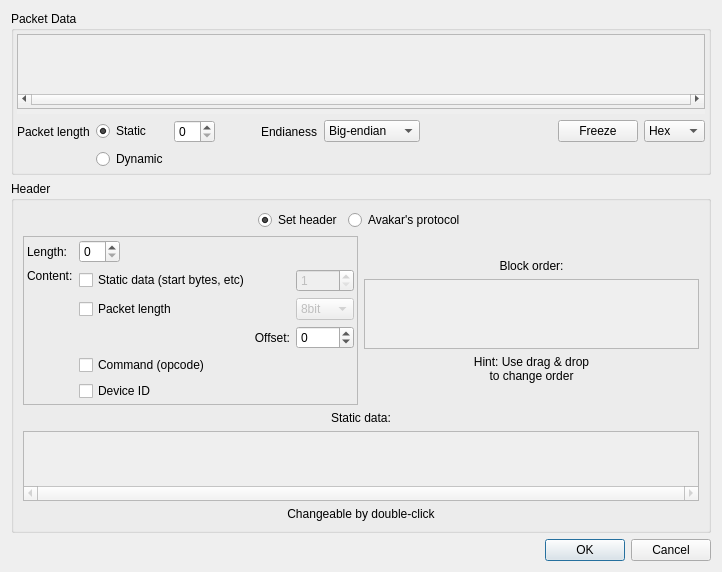
<?xml version="1.0" encoding="UTF-8"?>
<ui version="4.0">
 <class>SourceDialog</class>
 <widget class="QDialog" name="SourceDialog">
  <property name="geometry">
   <rect>
    <x>0</x>
    <y>0</y>
    <width>722</width>
    <height>558</height>
   </rect>
  </property>
  <property name="sizePolicy">
   <sizepolicy hsizetype="Fixed" vsizetype="Expanding">
    <horstretch>0</horstretch>
    <verstretch>0</verstretch>
   </sizepolicy>
  </property>
  <property name="windowTitle">
   <string>Source structure</string>
  </property>
  <layout class="QVBoxLayout" name="verticalLayout_4">
   <item>
    <widget class="QGroupBox" name="packet_group">
     <property name="title">
      <string>Packet Data</string>
     </property>
     <layout class="QVBoxLayout" name="verticalLayout_3">
      <property name="margin">
       <number>3</number>
      </property>
      <item>
       <widget class="QScrollArea" name="data_scroll">
        <property name="sizePolicy">
         <sizepolicy hsizetype="Expanding" vsizetype="Expanding">
          <horstretch>0</horstretch>
          <verstretch>0</verstretch>
         </sizepolicy>
        </property>
        <property name="styleSheet">
         <string notr="true">margin-bottom: 5px</string>
        </property>
        <property name="verticalScrollBarPolicy">
         <enum>Qt::ScrollBarAlwaysOff</enum>
        </property>
        <property name="horizontalScrollBarPolicy">
         <enum>Qt::ScrollBarAlwaysOn</enum>
        </property>
        <property name="widgetResizable">
         <bool>false</bool>
        </property>
        <widget class="QWidget" name="scrollAreaWidgetContents">
         <property name="geometry">
          <rect>
           <x>0</x>
           <y>0</y>
           <width>683</width>
           <height>62</height>
          </rect>
         </property>
        </widget>
       </widget>
      </item>
      <item>
       <layout class="QGridLayout" name="gridLayout_2">
        <item row="0" column="0">
         <widget class="QLabel" name="len_label">
          <property name="text">
           <string>Packet length</string>
          </property>
          <property name="alignment">
           <set>Qt::AlignLeading|Qt::AlignLeft|Qt::AlignVCenter</set>
          </property>
         </widget>
        </item>
        <item row="0" column="1">
         <widget class="QRadioButton" name="len_static">
          <property name="text">
           <string>Static</string>
          </property>
          <property name="checked">
           <bool>true</bool>
          </property>
         </widget>
        </item>
        <item row="0" column="2">
         <widget class="QSpinBox" name="len_box"/>
        </item>
        <item row="0" column="4">
         <widget class="QLabel" name="label_2">
          <property name="text">
           <string>Endianess</string>
          </property>
          <property name="alignment">
           <set>Qt::AlignLeading|Qt::AlignLeft|Qt::AlignVCenter</set>
          </property>
         </widget>
        </item>
        <item row="0" column="5">
         <widget class="QComboBox" name="endianBox">
          <item>
           <property name="text">
            <string>Big-endian</string>
           </property>
          </item>
          <item>
           <property name="text">
            <string>Little endian</string>
           </property>
          </item>
         </widget>
        </item>
        <item row="1" column="1">
         <widget class="QRadioButton" name="len_dynamic">
          <property name="text">
           <string>Dynamic</string>
          </property>
         </widget>
        </item>
        <item row="0" column="3">
         <spacer name="horizontalSpacer">
          <property name="orientation">
           <enum>Qt::Horizontal</enum>
          </property>
          <property name="sizeType">
           <enum>QSizePolicy::Fixed</enum>
          </property>
          <property name="sizeHint" stdset="0">
           <size>
            <width>40</width>
            <height>20</height>
           </size>
          </property>
         </spacer>
        </item>
        <item row="0" column="8">
         <widget class="QComboBox" name="fmt_combo">
          <item>
           <property name="text">
            <string>Hex</string>
           </property>
          </item>
          <item>
           <property name="text">
            <string>Byte</string>
           </property>
          </item>
          <item>
           <property name="text">
            <string>String</string>
           </property>
          </item>
         </widget>
        </item>
        <item row="0" column="6">
         <spacer name="horizontalSpacer_2">
          <property name="orientation">
           <enum>Qt::Horizontal</enum>
          </property>
          <property name="sizeHint" stdset="0">
           <size>
            <width>40</width>
            <height>20</height>
           </size>
          </property>
         </spacer>
        </item>
        <item row="0" column="7">
         <widget class="QPushButton" name="freezeBtn">
          <property name="text">
           <string>Freeze</string>
          </property>
          <property name="checkable">
           <bool>true</bool>
          </property>
          <property name="checked">
           <bool>false</bool>
          </property>
         </widget>
        </item>
       </layout>
      </item>
     </layout>
    </widget>
   </item>
   <item>
    <widget class="QGroupBox" name="header_group">
     <property name="title">
      <string>Header</string>
     </property>
     <layout class="QVBoxLayout" name="verticalLayout_6">
      <item>
       <layout class="QHBoxLayout" name="horizontalLayout_2">
        <item>
         <spacer name="horizontalSpacer_4">
          <property name="orientation">
           <enum>Qt::Horizontal</enum>
          </property>
          <property name="sizeHint" stdset="0">
           <size>
            <width>40</width>
            <height>20</height>
           </size>
          </property>
         </spacer>
        </item>
        <item>
         <widget class="QRadioButton" name="radioNormalHeader">
          <property name="toolTip">
           <string>You most likely want this.</string>
          </property>
          <property name="whatsThis">
           <string>You most likely want this.</string>
          </property>
          <property name="text">
           <string>Set header</string>
          </property>
          <property name="checked">
           <bool>true</bool>
          </property>
         </widget>
        </item>
        <item>
         <widget class="QRadioButton" name="radioAvakar">
          <property name="text">
           <string>Avakar's protocol</string>
          </property>
         </widget>
        </item>
        <item>
         <spacer name="horizontalSpacer_5">
          <property name="orientation">
           <enum>Qt::Horizontal</enum>
          </property>
          <property name="sizeHint" stdset="0">
           <size>
            <width>40</width>
            <height>20</height>
           </size>
          </property>
         </spacer>
        </item>
       </layout>
      </item>
      <item>
       <widget class="QStackedWidget" name="stackedWidget">
        <property name="currentIndex">
         <number>0</number>
        </property>
        <widget class="QWidget" name="page">
         <layout class="QVBoxLayout" name="verticalLayout">
          <property name="margin">
           <number>0</number>
          </property>
          <item>
           <layout class="QHBoxLayout" name="horizontalLayout_3">
            <item>
             <widget class="QFrame" name="frame">
              <property name="frameShape">
               <enum>QFrame::StyledPanel</enum>
              </property>
              <property name="frameShadow">
               <enum>QFrame::Raised</enum>
              </property>
              <layout class="QVBoxLayout" name="verticalLayout_2">
               <property name="margin">
                <number>3</number>
               </property>
               <item>
                <layout class="QGridLayout" name="gridLayout">
                 <item row="0" column="0">
                  <widget class="QLabel" name="h_len_label">
                   <property name="text">
                    <string>Length:</string>
                   </property>
                  </widget>
                 </item>
                 <item row="0" column="1">
                  <layout class="QHBoxLayout" name="horizontalLayout">
                   <item>
                    <widget class="QSpinBox" name="header_len_box"/>
                   </item>
                   <item>
                    <spacer name="horizontalSpacer_3">
                     <property name="orientation">
                      <enum>Qt::Horizontal</enum>
                     </property>
                     <property name="sizeHint" stdset="0">
                      <size>
                       <width>40</width>
                       <height>20</height>
                      </size>
                     </property>
                    </spacer>
                   </item>
                  </layout>
                 </item>
                 <item row="1" column="0">
                  <widget class="QLabel" name="conten_label">
                   <property name="text">
                    <string>Content:</string>
                   </property>
                   <property name="alignment">
                    <set>Qt::AlignLeading|Qt::AlignLeft|Qt::AlignTop</set>
                   </property>
                  </widget>
                 </item>
                 <item row="1" column="1">
                  <widget class="QCheckBox" name="static_check">
                   <property name="text">
                    <string>Static data (start bytes, etc)</string>
                   </property>
                  </widget>
                 </item>
                 <item row="1" column="2">
                  <widget class="QSpinBox" name="static_len_box">
                   <property name="enabled">
                    <bool>false</bool>
                   </property>
                   <property name="minimum">
                    <number>1</number>
                   </property>
                   <property name="value">
                    <number>1</number>
                   </property>
                  </widget>
                 </item>
                 <item row="2" column="1">
                  <widget class="QCheckBox" name="len_check">
                   <property name="enabled">
                    <bool>true</bool>
                   </property>
                   <property name="text">
                    <string>Packet length</string>
                   </property>
                  </widget>
                 </item>
                 <item row="2" column="2">
                  <widget class="QComboBox" name="len_fmt_box">
                   <property name="enabled">
                    <bool>false</bool>
                   </property>
                   <item>
                    <property name="text">
                     <string>8bit</string>
                    </property>
                   </item>
                   <item>
                    <property name="text">
                     <string>16bit</string>
                    </property>
                   </item>
                   <item>
                    <property name="text">
                     <string>32bit</string>
                    </property>
                   </item>
                  </widget>
                 </item>
                 <item row="3" column="1">
                  <widget class="QLabel" name="label_6">
                   <property name="text">
                    <string>Offset:</string>
                   </property>
                   <property name="alignment">
                    <set>Qt::AlignRight|Qt::AlignTrailing|Qt::AlignVCenter</set>
                   </property>
                  </widget>
                 </item>
                 <item row="3" column="2">
                  <widget class="QSpinBox" name="offsetBox">
                   <property name="minimum">
                    <number>-100</number>
                   </property>
                   <property name="maximum">
                    <number>100</number>
                   </property>
                  </widget>
                 </item>
                 <item row="4" column="1">
                  <widget class="QCheckBox" name="cmd_check">
                   <property name="text">
                    <string>Command (opcode)</string>
                   </property>
                  </widget>
                 </item>
                 <item row="5" column="1">
                  <widget class="QCheckBox" name="id_check">
                   <property name="text">
                    <string>Device ID</string>
                   </property>
                  </widget>
                 </item>
                </layout>
               </item>
              </layout>
             </widget>
            </item>
            <item>
             <layout class="QVBoxLayout" name="verticalLayout_5">
              <item>
               <spacer name="verticalSpacer_4">
                <property name="orientation">
                 <enum>Qt::Vertical</enum>
                </property>
                <property name="sizeHint" stdset="0">
                 <size>
                  <width>20</width>
                  <height>0</height>
                 </size>
                </property>
               </spacer>
              </item>
              <item>
               <spacer name="verticalSpacer_2">
                <property name="orientation">
                 <enum>Qt::Vertical</enum>
                </property>
                <property name="sizeHint" stdset="0">
                 <size>
                  <width>20</width>
                  <height>0</height>
                 </size>
                </property>
               </spacer>
              </item>
              <item>
               <widget class="QLabel" name="label_4">
                <property name="text">
                 <string>Block order:</string>
                </property>
                <property name="alignment">
                 <set>Qt::AlignCenter</set>
                </property>
               </widget>
              </item>
              <item>
               <widget class="QScrollArea" name="header_scroll">
                <property name="sizePolicy">
                 <sizepolicy hsizetype="Expanding" vsizetype="Expanding">
                  <horstretch>0</horstretch>
                  <verstretch>0</verstretch>
                 </sizepolicy>
                </property>
                <property name="verticalScrollBarPolicy">
                 <enum>Qt::ScrollBarAlwaysOff</enum>
                </property>
                <property name="horizontalScrollBarPolicy">
                 <enum>Qt::ScrollBarAlwaysOff</enum>
                </property>
                <property name="widgetResizable">
                 <bool>true</bool>
                </property>
                <widget class="QWidget" name="scrollAreaWidgetContents_2">
                 <property name="geometry">
                  <rect>
                   <x>0</x>
                   <y>0</y>
                   <width>318</width>
                   <height>56</height>
                  </rect>
                 </property>
                </widget>
               </widget>
              </item>
              <item>
               <widget class="QLabel" name="label">
                <property name="text">
                 <string>Hint: Use drag &amp; drop
to change order</string>
                </property>
                <property name="alignment">
                 <set>Qt::AlignCenter</set>
                </property>
               </widget>
              </item>
              <item>
               <spacer name="verticalSpacer_3">
                <property name="orientation">
                 <enum>Qt::Vertical</enum>
                </property>
                <property name="sizeHint" stdset="0">
                 <size>
                  <width>20</width>
                  <height>0</height>
                 </size>
                </property>
               </spacer>
              </item>
              <item>
               <spacer name="verticalSpacer">
                <property name="orientation">
                 <enum>Qt::Vertical</enum>
                </property>
                <property name="sizeHint" stdset="0">
                 <size>
                  <width>20</width>
                  <height>0</height>
                 </size>
                </property>
               </spacer>
              </item>
             </layout>
            </item>
           </layout>
          </item>
          <item>
           <widget class="QLabel" name="label_3">
            <property name="text">
             <string>Static data:</string>
            </property>
            <property name="alignment">
             <set>Qt::AlignCenter</set>
            </property>
           </widget>
          </item>
          <item>
           <widget class="QListWidget" name="staticList">
            <property name="enabled">
             <bool>false</bool>
            </property>
            <property name="sizePolicy">
             <sizepolicy hsizetype="Expanding" vsizetype="Fixed">
              <horstretch>0</horstretch>
              <verstretch>0</verstretch>
             </sizepolicy>
            </property>
            <property name="maximumSize">
             <size>
              <width>16777215</width>
              <height>70</height>
             </size>
            </property>
            <property name="verticalScrollBarPolicy">
             <enum>Qt::ScrollBarAlwaysOff</enum>
            </property>
            <property name="horizontalScrollBarPolicy">
             <enum>Qt::ScrollBarAlwaysOn</enum>
            </property>
            <property name="flow">
             <enum>QListView::LeftToRight</enum>
            </property>
           </widget>
          </item>
          <item>
           <widget class="QLabel" name="label_5">
            <property name="text">
             <string>Changeable by double-click</string>
            </property>
            <property name="alignment">
             <set>Qt::AlignCenter</set>
            </property>
           </widget>
          </item>
         </layout>
        </widget>
        <widget class="QWidget" name="page_2">
         <layout class="QVBoxLayout" name="verticalLayout_7">
          <item>
           <widget class="QLabel" name="label_7">
            <property name="text">
             <string>Header of Avakar's protocol is 2 bytes long and has this structure:

0x80, (cmd &lt;&lt; 4 | lenght)

That means it cannot be set in standard UI yet, hence this special option.</string>
            </property>
            <property name="alignment">
             <set>Qt::AlignCenter</set>
            </property>
           </widget>
          </item>
         </layout>
        </widget>
       </widget>
      </item>
     </layout>
    </widget>
   </item>
   <item>
    <widget class="QDialogButtonBox" name="ok_close_bBox">
     <property name="standardButtons">
      <set>QDialogButtonBox::Cancel|QDialogButtonBox::Ok</set>
     </property>
     <property name="centerButtons">
      <bool>false</bool>
     </property>
    </widget>
   </item>
  </layout>
 </widget>
 <resources/>
 <connections>
  <connection>
   <sender>static_check</sender>
   <signal>toggled(bool)</signal>
   <receiver>static_len_box</receiver>
   <slot>setEnabled(bool)</slot>
   <hints>
    <hint type="sourcelabel">
     <x>188</x>
     <y>252</y>
    </hint>
    <hint type="destinationlabel">
     <x>343</x>
     <y>252</y>
    </hint>
   </hints>
  </connection>
  <connection>
   <sender>len_check</sender>
   <signal>toggled(bool)</signal>
   <receiver>len_fmt_box</receiver>
   <slot>setEnabled(bool)</slot>
   <hints>
    <hint type="sourcelabel">
     <x>188</x>
     <y>277</y>
    </hint>
    <hint type="destinationlabel">
     <x>343</x>
     <y>281</y>
    </hint>
   </hints>
  </connection>
  <connection>
   <sender>len_check</sender>
   <signal>toggled(bool)</signal>
   <receiver>len_dynamic</receiver>
   <slot>setChecked(bool)</slot>
   <hints>
    <hint type="sourcelabel">
     <x>188</x>
     <y>277</y>
    </hint>
    <hint type="destinationlabel">
     <x>156</x>
     <y>161</y>
    </hint>
   </hints>
  </connection>
  <connection>
   <sender>static_check</sender>
   <signal>toggled(bool)</signal>
   <receiver>staticList</receiver>
   <slot>setEnabled(bool)</slot>
   <hints>
    <hint type="sourcelabel">
     <x>188</x>
     <y>252</y>
    </hint>
    <hint type="destinationlabel">
     <x>188</x>
     <y>290</y>
    </hint>
   </hints>
  </connection>
 </connections>
</ui>
